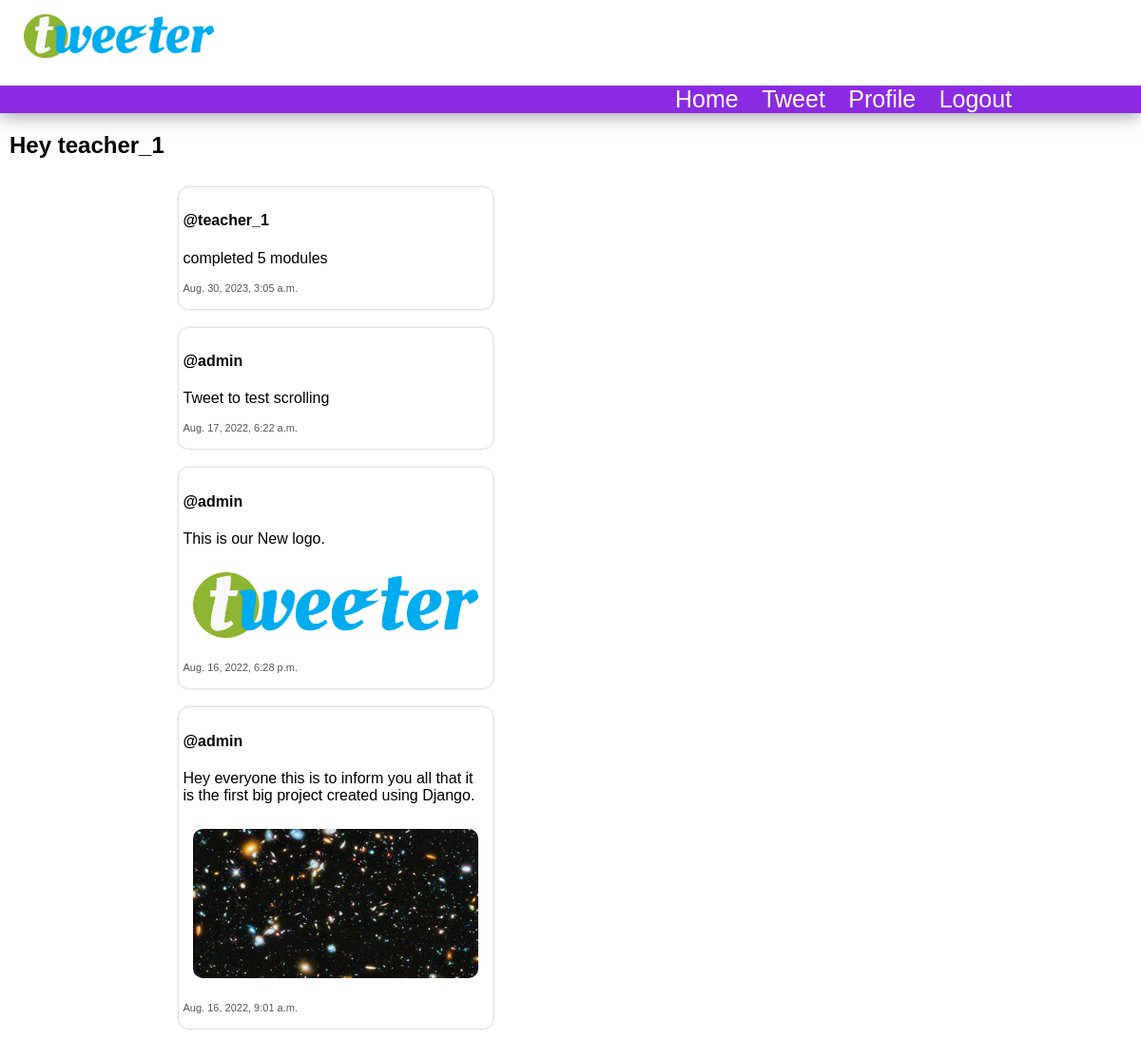
Screenshot of / (signed in) with the database file from the repository.
### main/models.py (models this page shows, shortened)
class Tweet(models.Model):
    description = models.TextField(max_length=500)
    image = models.ImageField(upload_to='media/tweet_images', null=True, blank=True)
    user = models.ForeignKey(User, on_delete=models.CASCADE)
    datetime = models.DateTimeField(auto_now=True)

### main/views.py (the view)
# urls.py: path('', IndexView.as_view(), name='index'),
class IndexView(ListView):
    template_name = 'index.html'
    queryset = Tweet.objects.order_by('-id')
    context_object_name = 'tweets'

### templates/index.html (shortened to what this page needs)
{% extends 'layout.html' %}
{% block content %}
        <h2>Hey
            {% if request.user.is_authenticated %}
                {{request.user}}
            {% else %}
                There
            {% endif %}
        </h2>
    <div class="tweets">
        {% for tweet in tweets %}
        <div class="tweet">
            <h4>@{{ tweet.user }}</h4>
            <p>{{ tweet.description }}</p>
            {% if tweet.image %}
                <img src="{{ tweet.image.url }}" alt="">
            {% endif %}
            <p class="datetime">{{ tweet.datetime }}</p>
        </div>
        {% empty %}
            <h2>No tweets yet.</h2>
        {% endfor %}
    </div>
{% endblock %}

### static/css/styles.css (style rules this page uses)
body { margin: 0px; padding: 0; }
* { outline: none; font-family: Arial, Helvetica, sans-serif; }
.tweets { display: flex; justify-content: center; align-items: center; flex-wrap: wrap; flex-direction: column; margin: 5px; margin-right: 500px; }
.tweet { box-shadow: 0px 0px 3px rgba(0, 0, 0, 0.3); min-width: 300px; padding: 5px; width: 320px; margin: 10px; border-radius: 10px; }
.tweet img { max-width: 300px; border-radius: 10px; padding: 10px; border-radius: 20px; }
.datetime { font-size: 11px; color: #555; }

### rows the page displays
Tweet: user "teacher_1", description "completed 5 modules", datetime "Aug. 30, 2023, 3:05 a.m."
Tweet: user "admin", description "Tweet to test scrolling", datetime "Aug. 17, 2022, 6:22 a.m."
Tweet: user "admin", description "This is our New logo.", image (picture), datetime "Aug. 16, 2022, 6:28 p.m."
Tweet: user "admin", description "Hey everyone this is to inform you all that it is the first big project created using Django.", image (picture), datetime "Aug. 16, 2022, 9:01 a.m."

### other values shown
{{ request.user }} "teacher_1"
